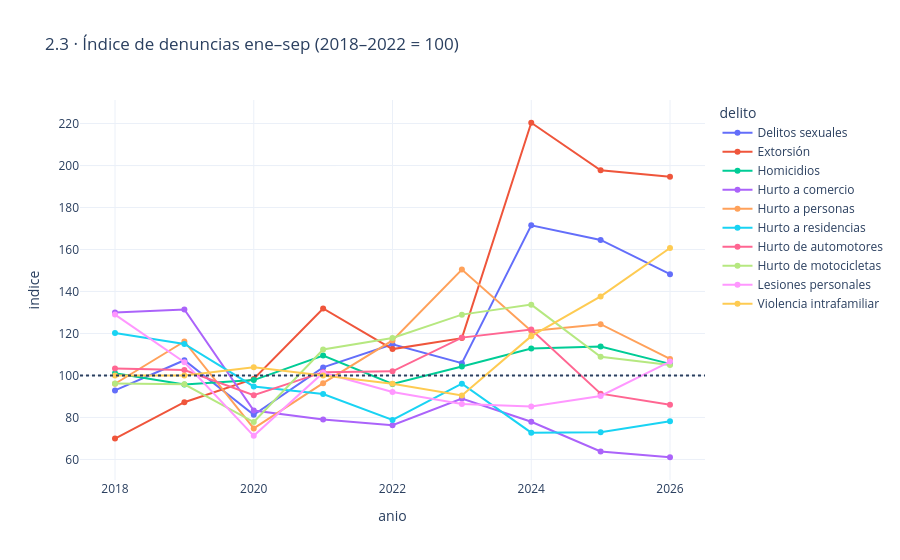

Notebook source saved alongside this figure:
### Markdown cell above
## 2.3 Poner todos los delitos en la misma escala: índice (promedio 2018–2022 = 100)

### Code cell
indice = A.tabla_indice(anual)
idx = indice.reset_index().melt(id_vars="delito", var_name="anio", value_name="indice")
fig = px.line(idx, x="anio", y="indice", color="delito", markers=True,
              title="2.3 · Índice de denuncias ene–sep (2018–2022 = 100)")
fig.add_hline(y=100, line_dash="dot")
fig

### Figure 1 — Plotly figure (JSON) as saved in the notebook; plotly's stock layout.template omitted (floating-point values rounded to 4 significant figures)
{"data": [{"hovertemplate": "delito=Delitos sexuales<br>anio=%{x}<br>indice=%{y}<extra></extra>", "legendgroup": "Delitos sexuales", "line": {"color": "#636efa", "dash": "solid"}, "marker": {"symbol": "circle"}, "mode": "lines+markers", "name": "Delitos sexuales", "orientation": "v", "showlegend": true, "type": "scatter", "x": [2018, 2019, 2020, 2021, 2022, 2023, 2024, 2025, 2026], "xaxis": "x", "y": [92.87, 107.2, 81.25, 103.8, 114.8, 105.8, 171.5, 164.5, 148.3], "yaxis": "y"}, {"hovertemplate": "delito=Extorsión<br>anio=%{x}<br>indice=%{y}<extra></extra>", "legendgroup": "Extorsión", "line": {"color": "#EF553B", "dash": "solid"}, "marker": {"symbol": "circle"}, "mode": "lines+markers", "name": "Extorsión", "orientation": "v", "showlegend": true, "type": "scatter", "x": [2018, 2019, 2020, 2021, 2022, 2023, 2024, 2025, 2026], "xaxis": "x", "y": [69.94, 87.27, 98.31, 131.9, 112.6, 117.8, 220.4, 197.7, 194.6], "yaxis": "y"}, {"hovertemplate": "delito=Homicidios<br>anio=%{x}<br>indice=%{y}<extra></extra>", "legendgroup": "Homicidios", "line": {"color": "#00cc96", "dash": "solid"}, "marker": {"symbol": "circle"}, "mode": "lines+markers", "name": "Homicidios", "orientation": "v", "showlegend": true, "type": "scatter", "x": [2018, 2019, 2020, 2021, 2022, 2023, 2024, 2025, 2026], "xaxis": "x", "y": [101.0, 95.72, 97.78, 109.5, 95.98, 104.2, 112.9, 113.8, 105.5], "yaxis": "y"}, {"hovertemplate": "delito=Hurto a comercio<br>anio=%{x}<br>indice=%{y}<extra></extra>", "legendgroup": "Hurto a comercio", "line": {"color": "#ab63fa", "dash": "solid"}, "marker": {"symbol": "circle"}, "mode": "lines+markers", "name": "Hurto a comercio", "orientation": "v", "showlegend": true, "type": "scatter", "x": [2018, 2019, 2020, 2021, 2022, 2023, 2024, 2025, 2026], "xaxis": "x", "y": [130.0, 131.5, 83.26, 78.99, 76.29, 89.03, 77.96, 63.82, 61.04], "yaxis": "y"}, {"hovertemplate": "delito=Hurto a personas<br>anio=%{x}<br>indice=%{y}<extra></extra>", "legendgroup": "Hurto a personas", "line": {"color": "#FFA15A", "dash": "solid"}, "marker": {"symbol": "circle"}, "mode": "lines+markers", "name": "Hurto a personas", "orientation": "v", "showlegend": true, "type": "scatter", "x": [2018, 2019, 2020, 2021, 2022, 2023, 2024, 2025, 2026], "xaxis": "x", "y": [96.04, 116.2, 74.76, 96.32, 116.7, 150.4, 121.2, 124.4, 107.8], "yaxis": "y"}, {"hovertemplate": "delito=Hurto a residencias<br>anio=%{x}<br>indice=%{y}<extra></extra>", "legendgroup": "Hurto a residencias", "line": {"color": "#19d3f3", "dash": "solid"}, "marker": {"symbol": "circle"}, "mode": "lines+markers", "name": "Hurto a residencias", "orientation": "v", "showlegend": true, "type": "scatter", "x": [2018, 2019, 2020, 2021, 2022, 2023, 2024, 2025, 2026], "xaxis": "x", "y": [120.3, 115.0, 94.78, 91.13, 78.83, 96.08, 72.76, 72.93, 78.18], "yaxis": "y"}, {"hovertemplate": "delito=Hurto de automotores<br>anio=%{x}<br>indice=%{y}<extra></extra>", "legendgroup": "Hurto de automotores", "line": {"color": "#FF6692", "dash": "solid"}, "marker": {"symbol": "circle"}, "mode": "lines+markers", "name": "Hurto de automotores", "orientation": "v", "showlegend": true, "type": "scatter", "x": [2018, 2019, 2020, 2021, 2022, 2023, 2024, 2025, 2026], "xaxis": "x", "y": [103.3, 102.6, 90.59, 101.6, 102.0, 118.0, 121.9, 91.34, 86.09], "yaxis": "y"}, {"hovertemplate": "delito=Hurto de motocicletas<br>anio=%{x}<br>indice=%{y}<extra></extra>", "legendgroup": "Hurto de motocicletas", "line": {"color": "#B6E880", "dash": "solid"}, "marker": {"symbol": "circle"}, "mode": "lines+markers", "name": "Hurto de motocicletas", "orientation": "v", "showlegend": true, "type": "scatter", "x": [2018, 2019, 2020, 2021, 2022, 2023, 2024, 2025, 2026], "xaxis": "x", "y": [96.14, 95.8, 77.83, 112.4, 117.8, 129.0, 133.7, 108.9, 105.0], "yaxis": "y"}, {"hovertemplate": "delito=Lesiones personales<br>anio=%{x}<br>indice=%{y}<extra></extra>", "legendgroup": "Lesiones personales", "line": {"color": "#FF97FF", "dash": "solid"}, "marker": {"symbol": "circle"}, "mode": "lines+markers", "name": "Lesiones personales", "orientation": "v", "showlegend": true, "type": "scatter", "x": [2018, 2019, 2020, 2021, 2022, 2023, 2024, 2025, 2026], "xaxis": "x", "y": [129.0, 106.3, 71.25, 101.3, 92.16, 86.46, 85.19, 90.26, 106.6], "yaxis": "y"}, {"hovertemplate": "delito=Violencia intrafamiliar<br>anio=%{x}<br>indice=%{y}<extra></extra>", "legendgroup": "Violencia intrafamiliar", "line": {"color": "#FECB52", "dash": "solid"}, "marker": {"symbol": "circle"}, "mode": "lines+markers", "name": "Violencia intrafamiliar", "orientation": "v", "showlegend": true, "type": "scatter", "x": [2018, 2019, 2020, 2021, 2022, 2023, 2024, 2025, 2026], "xaxis": "x", "y": [100.0, 100.0, 103.9, 99.98, 96.08, 90.46, 118.7, 137.7, 160.7], "yaxis": "y"}], "layout": {"legend": {"title": {"text": "delito"}, "tracegroupgap": 0}, "shapes": [{"line": {"dash": "dot"}, "type": "line", "x0": 0, "x1": 1, "xref": "x domain", "y0": 100, "y1": 100, "yref": "y"}], "title": {"text": "2.3 · Índice de denuncias ene–sep (2018–2022 = 100)"}, "xaxis": {"anchor": "y", "domain": [0, 1], "title": {"text": "anio"}}, "yaxis": {"anchor": "x", "domain": [0, 1], "title": {"text": "indice"}}}}
